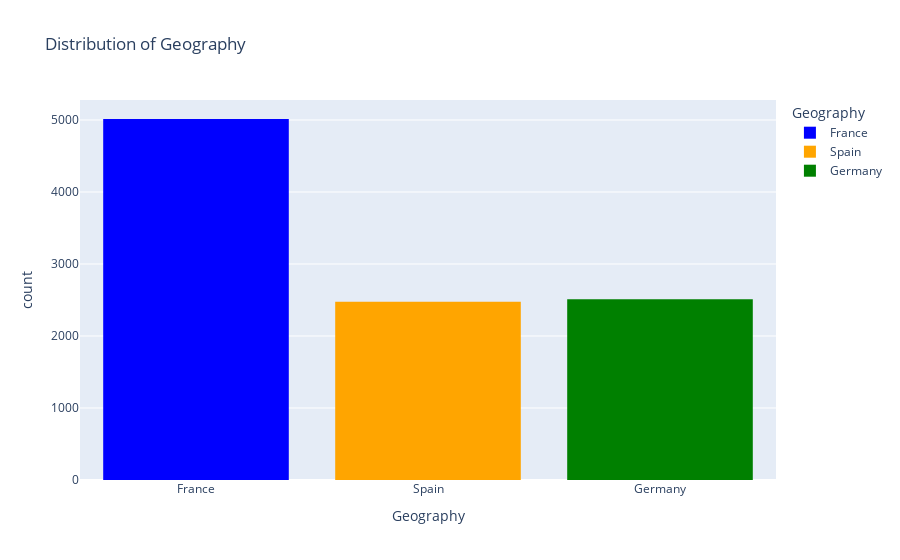

The code cell stored with this chart in its notebook:
### Code cell
fig = px.histogram(df, x='Geography', color='Geography', title='Distribution of Geography',
					 color_discrete_map={'France': 'blue', 'Spain': 'orange', 'Germany': 'green'})
fig.show()

### Figure 1 — Plotly figure (JSON) as saved in the notebook; plotly's stock layout.template omitted (floating-point values rounded to 4 significant figures; data arrays with more than 128 entries replaced by an {"elided": "..."} marker saying what was removed)
{"data": [{"bingroup": "x", "hovertemplate": "Geography=%{x}<br>count=%{y}<extra></extra>", "legendgroup": "France", "marker": {"color": "blue", "pattern": {"shape": ""}}, "name": "France", "orientation": "v", "showlegend": true, "type": "histogram", "x": {"elided": "5014 str values"}, "xaxis": "x", "yaxis": "y"}, {"bingroup": "x", "hovertemplate": "Geography=%{x}<br>count=%{y}<extra></extra>", "legendgroup": "Spain", "marker": {"color": "orange", "pattern": {"shape": ""}}, "name": "Spain", "orientation": "v", "showlegend": true, "type": "histogram", "x": {"elided": "2477 str values"}, "xaxis": "x", "yaxis": "y"}, {"bingroup": "x", "hovertemplate": "Geography=%{x}<br>count=%{y}<extra></extra>", "legendgroup": "Germany", "marker": {"color": "green", "pattern": {"shape": ""}}, "name": "Germany", "orientation": "v", "showlegend": true, "type": "histogram", "x": {"elided": "2509 str values"}, "xaxis": "x", "yaxis": "y"}], "layout": {"barmode": "relative", "legend": {"title": {"text": "Geography"}, "tracegroupgap": 0}, "title": {"text": "Distribution of Geography"}, "xaxis": {"anchor": "y", "categoryarray": ["France", "Spain", "Germany"], "categoryorder": "array", "domain": [0, 1], "title": {"text": "Geography"}}, "yaxis": {"anchor": "x", "domain": [0, 1], "title": {"text": "count"}}}}
